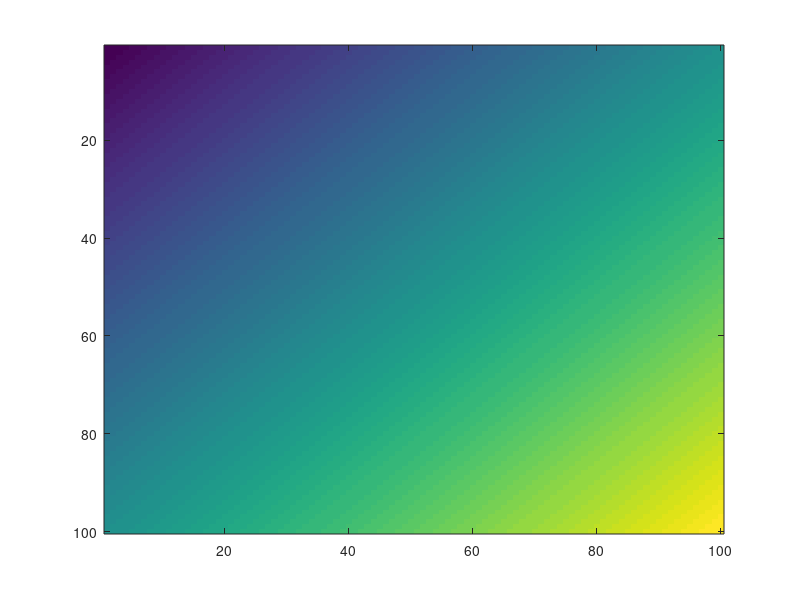
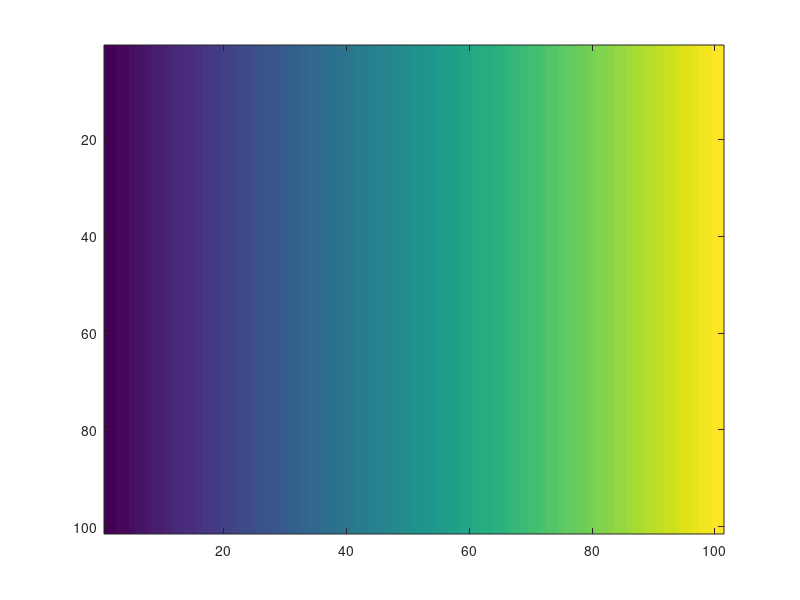
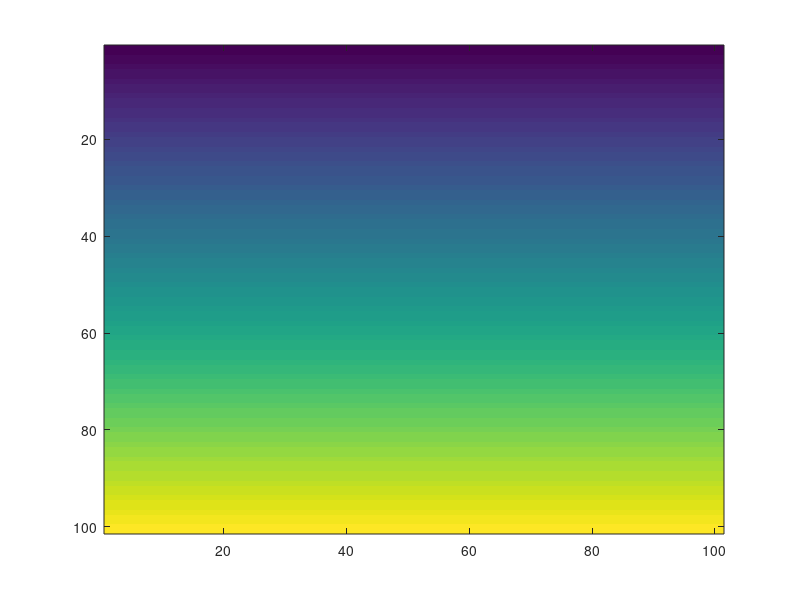
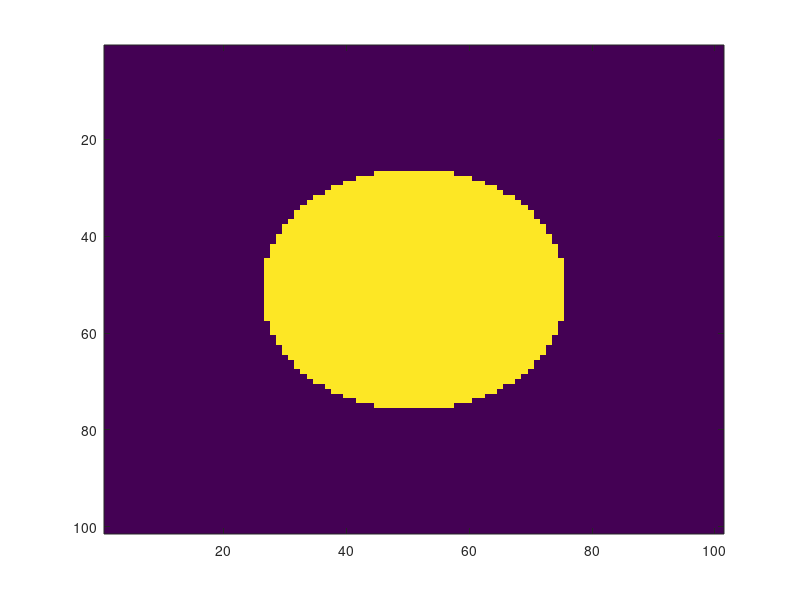

The MATLAB source for these figures, in order:
% More exercises to generate images and interesting plots

%% Stacking arrays
% Two arrays can be stacked vertically with simple syntax in matlab: 

a = [1, 2, 3, 4];
b = [5, 6, 7, 8];
c = [a;b]; % note the semicolon!
disp(c)

% Arrays can be stacked horizontally with a comma instead of a semicolon:
d = [a,b];
disp(d)

%% Stacking in 3rd or other dimension
% To stack arrays in DEPTH (3rd array dimension), use cat:
r1 = rand(4,4);
r2 = rand(4,4);
r3 = cat(3, r1, r2);

size(r3)

% Note that this won't work if the arrays are different sizes! 

%% For loops (basic flow control)
for i = 1:10
    % do something with i
    disp(i^2)
end

%% Making a gradient image
% Pre-allocate an image of the size you want

% Replace magic numbers with variables
nRows = 100;
image = zeros(nRows,nRows);
for i = 1:nRows
    % Replace each row of the image with a different range of numbers
    % (1-10 in the first row, then ?? in the second...)
    image(i, :) = i:i+(nRows-1);
end

%% Print out resulting array as numbers
disp(image)

%% Show resulting array as image
imagesc(image)

%% Continuation: how would you...
% (There are several ways to do this! try to think of multiple ways)

% Make a vertical gradient? (increasing values from top to bottom?)
nRows = 10;
image = zeros(nRows,nRows);
for i = 1:nRows
    % Replace each row of the image with a different range of numbers
    % (1-10 in the first row, then ?? in the second...)
    % Fill in a value that increases with each row. 
    image(i, :) = 1:(1+nRows-1); %ones(10, 1);
end
% Make a horizontal gradient? (increasing values from left to right?)


%% Making circles
% start with meshgrid
t = linspace(-1, 1, 101);
[x, y] = meshgrid(t, t);
figure; 
imagesc(x);
figure();
imagesc(y);

% Convert to polar coordinate (angle and radius instead of x and y)
[theta, rho] = cart2pol(x, y);
figure;
imagesc(rho);

%% threshold to get a circle!
% This creates a LOGICAL image of all true and false values, which will 
% show up as a binary (zero and one) image. You can convert this to another
% numerical format if you want! 
imagesc(rho < .5);
